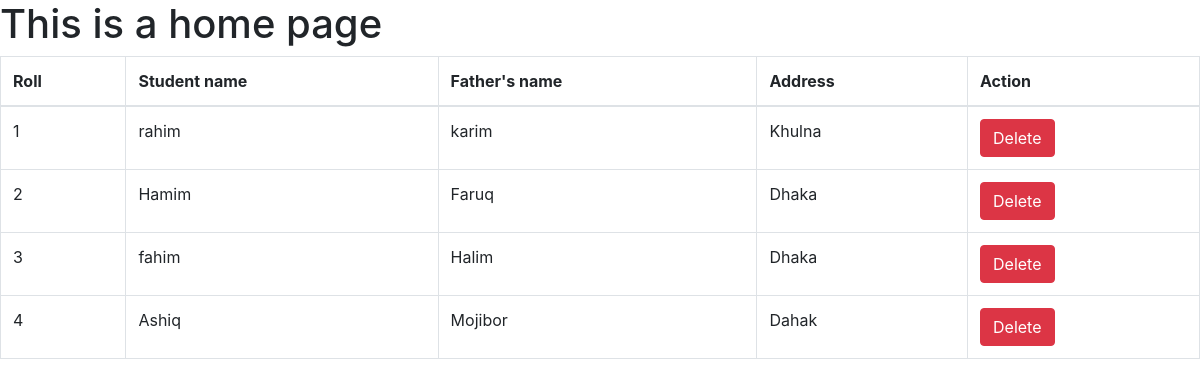
The page / on the database its author committed.
### first_app/models.py (models this page shows, shortened)
class Student(models.Model):
    name = models.CharField(max_length=50)
    roll = models.IntegerField(primary_key=True)
    address = models.TextField()
    father_name = models.TextField(default= 'Rahim')

### first_app/views.py (the view)
# urls.py: path('',views.home, name="homepage"),
def home(request):
    student = models.Student.objects.all()
    return render(request, "home.html", {'data': student})

### first_app/templates/home.html (shortened to what this page needs)
<!DOCTYPE html>
<html lang="en">
<head>
    <link rel="stylesheet" href="https://cdn.jsdelivr.net/npm/bootstrap@4.0.0/dist/css/bootstrap.min.css">
</head>
<body>
    <h1>This is a home page</h1>
    {% if data %}
    <table class="table table-bordered">
        <thead>
          <tr>
            <th scope="col">Roll</th>
            <th scope="col">Student name</th>
            <th scope="col">Father's name</th>
            <th scope="col">Address</th>
            <th scope="col">Action</th>
          </tr>
        </thead>
        <tbody>
        {% for st in data %}
            <tr>
                <td>{{st.roll}}</td>
                <td>{{st.name}}</td>
                <td>{{st.father_name}}</td>
                <td>{{st.address}}</td>
                <td><a class="btn btn-danger text-white" href="{% url 'delete_student' st.roll %}">Delete</a></td>
            </tr>
        {% endfor %}
        </tbody>
      </table>
    {% else %}
    <h3>No data available to show</h3>
    {% endif %}
</body>
</html>

### rows shown on the page
Student: roll "1", name "rahim", father_name "karim", address "Khulna"
Student: roll "2", name "Hamim", father_name "Faruq", address "Dhaka"
Student: roll "3", name "fahim", father_name "Halim", address "Dhaka"
Student: roll "4", name "Ashiq", father_name "Mojibor", address "Dahak"
